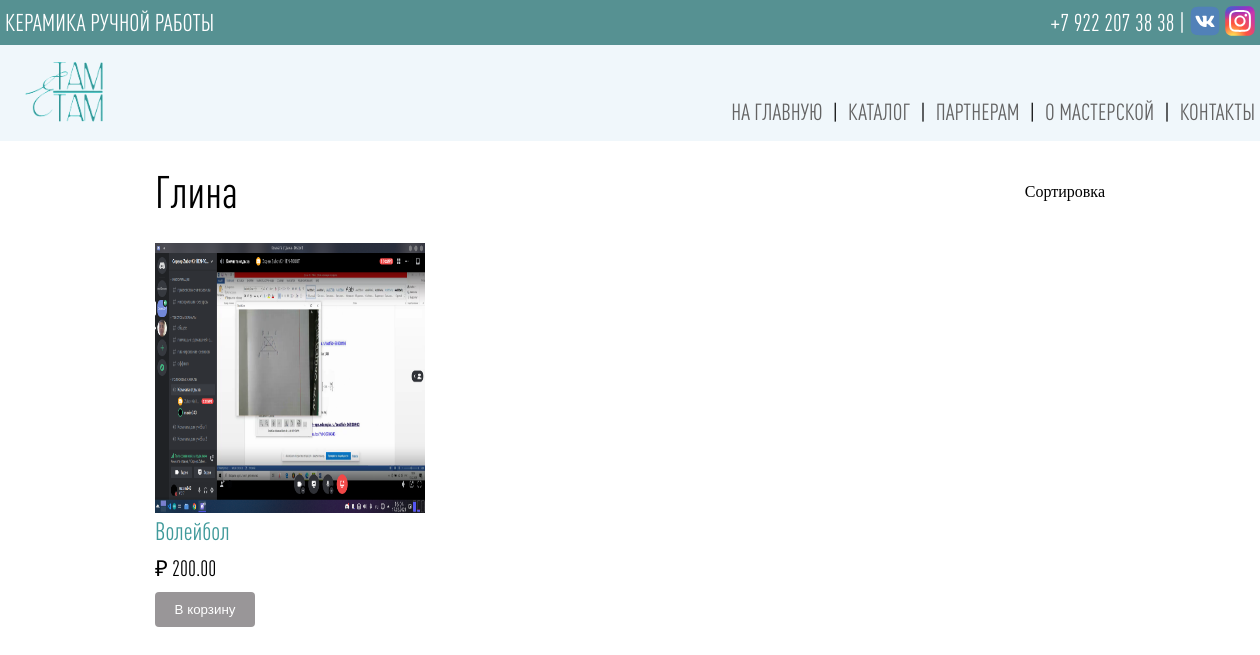
/catalog/category/glina/, run on the app's committed database.
### catalog/models.py (models this page shows, shortened)
class Category(models.Model):
    name = models.CharField(max_length=100, verbose_name='Имя категории')
    slug = models.SlugField(unique=True, verbose_name='Текст для ссылки (введите название товара на английском)')
    image = models.ImageField(upload_to='catalog/images' ,verbose_name='Изображение категории', null=True)
    add_in_home = models.BooleanField(verbose_name='Добавить эту категорию на главную страницу?', null=True)
    add_in_partners = models.BooleanField(verbose_name='Добавить эту категорию на cтраницу для пратнеров?', null=True)

class Product(models.Model):
    category = models.ForeignKey(Category, verbose_name='Категория', on_delete=models.CASCADE)
    image = models.ImageField(upload_to='catalog/images', verbose_name='Изображение товара', null=True)
    title = models.CharField(max_length=250, verbose_name='Имя товара')
    size = models.CharField(max_length=250, verbose_name='Размеры товара', null=True)
    descriprion = models.TextField(verbose_name='Описание товара', null=True)
    price = models.DecimalField(max_digits=9, decimal_places=2, verbose_name='Цена')
    slug = models.SlugField(unique=True, verbose_name='Текст для ссылки (введите название товара на английском)')

### catalog/views.py (the view)
# urls.py: path('category/<str:slug>/', views.category_detail, name='category_detail'),
def category_detail(requset, slug):
    category = get_object_or_404(Category, slug=slug)
    products = Product.objects.order_by()
    context = {'products' : products, 'category' : category, 'cart_product_form': cart_product_form}
    return render(requset, 'catalog/category_detail.html', context)

### main/forms.py
class CartForm(forms.Form):
    name = forms.CharField(label='', widget=forms.TextInput(attrs={'class' : ''}))
    surname = forms.CharField(label='', widget=forms.TextInput(attrs={'class' : ''}))
    email = forms.CharField(label='', widget=forms.TextInput(attrs={'class' : '', 'type' : 'email', 'autocomplete' : 'off'}))
    number = forms.CharField(label='', widget=forms.TextInput(attrs={'class' : '', 'type' : 'tel'}))
    commit = forms.CharField(required=False ,label='Комментарий к заказу', widget=forms.Textarea(attrs={'class' : ''}))

### cart/forms.py
class CartAddProductForm(forms.Form):
    quantity = forms.TypedChoiceField(
                                choices=PRODUCT_QUANTITY_CHOICES,
                                coerce=int)
    update = forms.BooleanField(required=False,
                                initial=False,
                                widget=forms.HiddenInput)

### cart/cart.py (called while the page is built)
    def __iter__(self):
        product_ids = self.cart.keys()
        products = Product.objects.filter(id__in=product_ids)
        cart = self.cart.copy()
        for product in products:
            cart[str(product.id)]['product'] = product
        for item in cart.values():
            item['price'] = Decimal(item['price'])
            item['total_price'] = item['price'] * item['quantity']
            yield item

### main/context_processors.py (called while the page is built)
def product_cart_context(request):
    cartForm = CartForm()
    cart = Cart(request)
    len_product = 0
    for item in cart:
        item['update_quantity_form'] = CartAddProductForm(initial={'quantity': item['quantity'],
                                                                   'update': True})
        len_product += 1
    return ({'cart' : cart, 'len_product' : len_product, 'cartForm' : cartForm})

### catalog/templates/catalog/category_detail.html (shortened to what this page needs)
{% extends 'main/base.html' %}
{% block content %}
    <div class="container-fluid">
        <div class="product">
            <div class="name-sort-block">
                <h1>{{ category.name }}</h1>
                <div class="sort">Сортировка</div>
            </div>
            <div class="products">
                    {% for product in products %}
                        {% if category.name == product.category.name %}
                            <div class="product-item">
                                <a href="{% url 'catalog:product_detail' product.slug %}"><img src="{{ product.image.url }}" alt="" class="product-img" height="270" width="270"></a>
                                <h3 class="product-title">{{ product.title }}</h3>
                                <p class='product-price'>&#x20bd {{ product.price }}</p>
                                <form action="{% url 'cart:cart_add' product.id %}" method="post">
                                    <input type="submit" value="В корзину" class="add-to-cart">
                                </form>
                            </div>
                        {% endif %}
                    {% endfor %}
            </div>
        </div>
    </div>
{% endblock %}

### static/css/style.css (style rules this page uses)
* { padding: 0; margin: 0; text-decoration: none; list-style-type: none; }
.container-fluid { width: 950px; margin: 0 auto; }
.name-sort-block { padding-top: 25px; padding-bottom: 25px; display: flex; justify-content: space-between; align-items: center; }
.name-sort-block h1 { font-family: 'DINPro-CondensedMedium'; font-size: 45px; font-weight: 500; }
.products { display: grid; grid-template-columns: repeat(auto-fit, 270px); grid-auto-rows: minmax(310px, auto); justify-content: space-between; }
.product-item { margin-bottom: 50px; }
.product-title { width: 270px; font-family: 'DINPro-CondensedMedium'; font-weight: 500; font-size: 25px; padding-bottom: 6px; color: #409a9b; }
.product-price { padding-bottom: 10px; width: 270px; font-family: 'DINPro-CondensedMedium'; font-weight: 500; font-size: 22px; }
.add-to-cart { background-color: #999698; border: 0 none; width: 100px; height: 35px; border-style: solid; color: #FFFFFF; border-radius: 0.3em; }

### data on the page
Category: name "Глина"
Product: image (picture), title "Волейбол", price "200.00"
